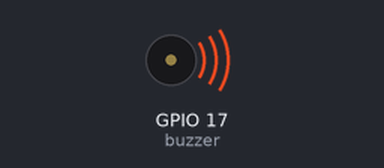
A program run on a simulated Raspberry Pi (BCM pin numbers). Shown: buzzer (waves = sounding, pin HIGH). What the program prints to the terminal is not drawn.

Above: at 0.05 s.
Timing chart, 0 to 3.0 s (numbered marks = the images above):
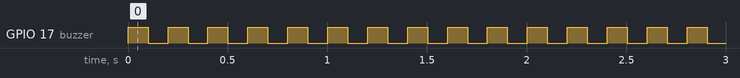

Measured:
- by itself, GPIO 17 (buzzer): alternates HIGH for 0.10 s and LOW for 0.10 s

The program:

1.2.1_ActiveBuzzer_zero.py
```python
#!/usr/bin/env python3
from gpiozero import Buzzer
from time import sleep

# Initialize a Buzzer object on GPIO pin 17
buzzer = Buzzer(17)

try:
    while True:
        # Turn on the buzzer
        print('Buzzer On')
        buzzer.on()
        sleep(0.1)  # Keep the buzzer on for 0.1 seconds

        # Turn off the buzzer
        print('Buzzer Off')
        buzzer.off()
        sleep(0.1)  # Keep the buzzer off for 0.1 seconds

except KeyboardInterrupt:
    # Handle KeyboardInterrupt (Ctrl+C) for clean script termination
    pass
```
